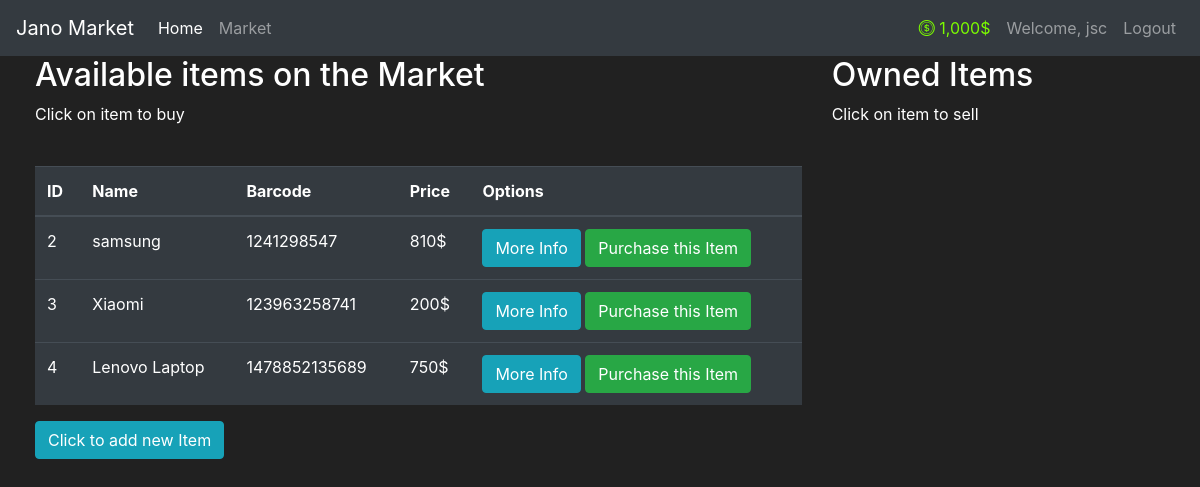
The app's page /market (signed in) with its own data.
### market/models.py (models this page shows, shortened)
class User(db.Model,UserMixin):
    id = db.Column(db.Integer(), primary_key=True)
    username = db.Column(db.String(length=30), nullable=False, unique=True)
    email_address = db.Column(db.String(length=50), nullable=False, unique=True)
    password_hash = db.Column(db.String(length=60), nullable=False)
    budget = db.Column(db.Integer(), nullable=False, default=1000)
    items = db.relationship('Item', backref='owned_user', lazy=True)
    @property
    def prettier_budget(self):
        if len(str(self.budget)) >= 4:
            return f'{str(self.budget)[:-3]},{str(self.budget)[-3:]}$'
        else:
            return f"{self.budget}$"
    @property
    def password(self):
        return self.password

class Item(db.Model):
    id = db.Column(db.Integer(), primary_key=True)
    name = db.Column(db.String(length=30), nullable=False, unique=True)
    price = db.Column(db.Integer(), nullable=False)
    barcode = db.Column(db.String(length=12), nullable=False, unique=True)
    description = db.Column(db.String(length=1024), nullable=False, unique=True)
    owner = db.Column(db.Integer(), db.ForeignKey('user.id'))

### market/routes.py (the view, shortened to what this page needs)
@app.route('/market', methods=['GET', 'POST'])
@login_required
def market_page():
    purchase_form=PurchaseItemForm()
    selling_form=SellItemForm()
    adding_form=AddItemForm()
    if request.method=="GET":
        items = Item.query.filter_by(owner=None)
        owned_items=Item.query.filter_by(owner=current_user.id)
        return render_template('market.html', items=items,purchase_form=purchase_form,owned_items=owned_items,selling_form=selling_form,adding_form=adding_form)

### market/models.py (called while the page is built)
@login_manager.user_loader
def load_user(user_id):
    return User.query.get(int(user_id))

### market/templates/market.html (shortened to what this page needs)
{% extends 'base.html' %}
{% block content %}
<div class="row" style="margint-top:20px;margin-left:20px;">
    <div class="col-8">
        <h2>Available items on the Market</h2>
        <p>Click on item to buy</p>
        <br>
        <table class="table table-hover table-dark">
            <thead>
                <tr>
                    <th scope="col">ID</th>
                    <th scope="col">Name</th>
                    <th scope="col">Barcode</th>
                    <th scope="col">Price</th>
                    <th scope="col">Options</th>
                </tr>
            </thead>
            <tbody>
                {% for item in items %}
                    <tr>
                        <td>{{ item.id }}</td>
                        <td>{{ item.name }}</td>
                        <td>{{ item.barcode }}</td>
                        <td>{{ item.price }}$</td>
                        <td>
                            <button class="btn btn-outline btn-info" data-toggle="modal" data-target="#Modal-MoreInfo-{{ item.id }}">More Info</button>
                            <button class="btn btn-outline btn-success" data-toggle="modal" data-target="#Modal-PurchaseConfirm-{{ item.id }}">Purchase this Item</button>
                        </td>
                    </tr>
                {% endfor %}
            </tbody>
        </table>
        <button class="btn btn-outline btn-info" data-toggle="modal" data-target="#Add-Item-Modal">
            Click to add new Item
        </button>
    </div>
    <div class="col-4">
        <h2>Owned Items</h2>
        <p>Click on item to sell</p>
        <br>
    </div>
</div>
{% endblock %}

### market/templates/base.html (shortened to what this page needs)
<!doctype html>
<html lang="en">
   <head>
      <link rel="stylesheet" href="https://cdn.jsdelivr.net/npm/bootstrap@4.5.3/dist/css/bootstrap.min.css">
      <link rel='stylesheet' href='https://cdn.jsdelivr.net/npm/bootstrap-icons@1.7.2/font/bootstrap-icons.css'>
   </head>
   <body>
    <nav class="navbar navbar-expand-md navbar-dark bg-dark">
      <a class="navbar-brand" href="#">Jano Market</a>
      <div class="collapse navbar-collapse" id="navbarNav">
        <ul class="navbar-nav mr-auto">
            <li class="nav-item active">
                <a class="nav-link" href="{{ url_for('home_page') }}">Home <span class="sr-only">(current)</span></a>
            </li>
            <li class="nav-item">
                <a class="nav-link" href="{{ url_for('market_page') }}">Market</a>
            </li>
        </ul>
        {% if current_user.is_authenticated %}
          <ul class="navbar-nav">
            <li class="nav-item">
                <a href="#" class="nav-link" style="color:lawngreen; fornt-weight:bold">
                    <i class="bi bi-coin"></i>
                    {{ current_user.prettier_budget }}
                </a>
            </li>
            <li class="nav-item">
                <a class="nav-link" href="#">Welcome, {{current_user.username}}</a>
            </li>
            <li class="nav-item">
                <a class="nav-link" href="{{ url_for('logout_page') }}">Logout</a>
            </li>
          </ul>
        {% endif %}
      </div>
    </nav>
      {% block content %}
      {% endblock %}
   </body>
</html>

### market/templates/base.html (style rules this page uses)
body { background-color: #212121; color: white }

### records on screen
User: prettier_budget "1,000$", username "jsc"
Item: id "2", name "samsung", barcode "1241298547", price "810"
Item: id "3", name "Xiaomi", barcode "123963258741", price "200"
Item: id "4", name "Lenovo Laptop", barcode "1478852135689", price "750"
